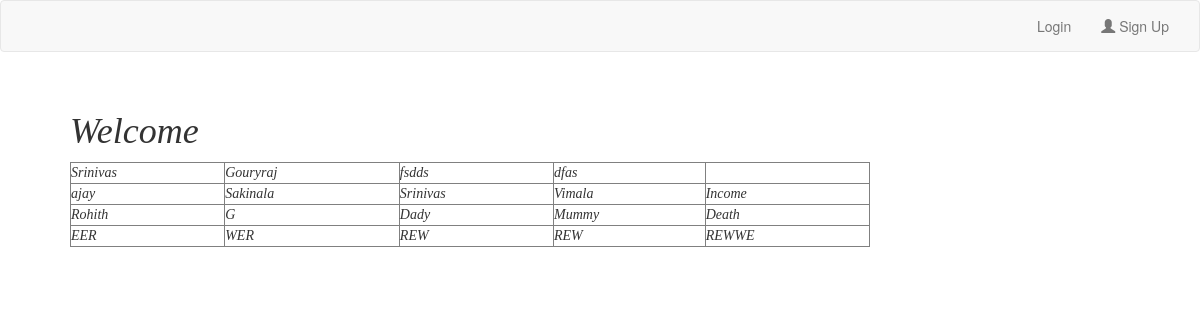
The app's page /mro/ with its own data.
### revenue/models.py (models this page shows, shortened)
class Applications(models.Model):
	Name = models.CharField(max_length=20)
	SurName = models.CharField(max_length=50)
	FatherName=  models.CharField(max_length=20)
	MotherName=models.CharField(max_length=50)
	Certificate=models.CharField(max_length=50)

### revenue/views.py (the view)
# urls.py: url(r'mro/$',views.index,name='mro'),
def index(request):
        list1=Applications.objects.all()
        return render(request,'myproject/mro.html',{'list1':list1})

### revenue/templates/myproject/mro.html (shortened to what this page needs)
{% extends 'base.html'%}
{% block body %}
<body>
<div class="card">
<h1>Welcome</h1>
<table border="1" width="800px">
<tr>
{% for post in list1%}
<td>{{post.Name}}</td>
	<td>{{post.SurName}}</td>
	<td>{{post.FatherName}}</td>
<td>{{post.MotherName}}</td>
<td>{{post.Certificate}}</td></tr>
{% endfor %}
</div>
</body>
{% endblock %}

### revenue/templates/base.html (shortened to what this page needs)
<!DOCTYPE html>
<html>
	<head>
<link rel="stylesheet" href="https://maxcdn.bootstrapcdn.com/bootstrap/3.3.7/css/bootstrap.min.css">
	</head>
  {% block nav1 %}
      <nav class="navbar navbar-default" >
        <div class="container-fluid">
                    {% if user.is_authenticated %}
          <div id="navbar" class="navbar-collapse collapse">
            <ul class="nav navbar-nav navbar-right">
              <li><a href="firstapp/home/">Home</a></li>
              <li><a href="firstapp/apply/">Apply</a></li>
              <li><a href="firstapp/status/">Appication Status</a></li>
              <li><a href="./logout/">Logout</a></li>
            </ul>
          </div>
            {% else %}
              {% block chintu%}
              <div id="navbar" class="navbar-collapse collapse">
                <ul class="nav navbar-nav navbar-right">
                  <li><a href="firstapp/login/">Login</a></li>
                  <li><a href="firstapp/register/"><span class="glyphicon glyphicon-user"></span> Sign Up</a></li>
                </ul>
              </div>
            {% endblock %}
            {% endif %}
          </div>
      </nav>
    {% endblock %}
	<body>
{% block body %}
    {% endblock %}
	</body>
</html>

### revenue/templates/myproject/mro.html (style rules this page uses)
div.card { margin:auto; padding: 20px; text-align: left; font-size: 100%; font-family: verdana; font-style: italic; width: 110rem; }

### records on screen
Applications: Name "Srinivas", SurName "Gouryraj", FatherName "fsdds", MotherName "dfas"
Applications: Name "ajay", SurName "Sakinala", FatherName "Srinivas", MotherName "Vimala", Certificate "Income"
Applications: Name "Rohith", SurName "G", FatherName "Dady", MotherName "Mummy", Certificate "Death"
Applications: Name "EER", SurName "WER", FatherName "REW", MotherName "REW", Certificate "REWWE"
